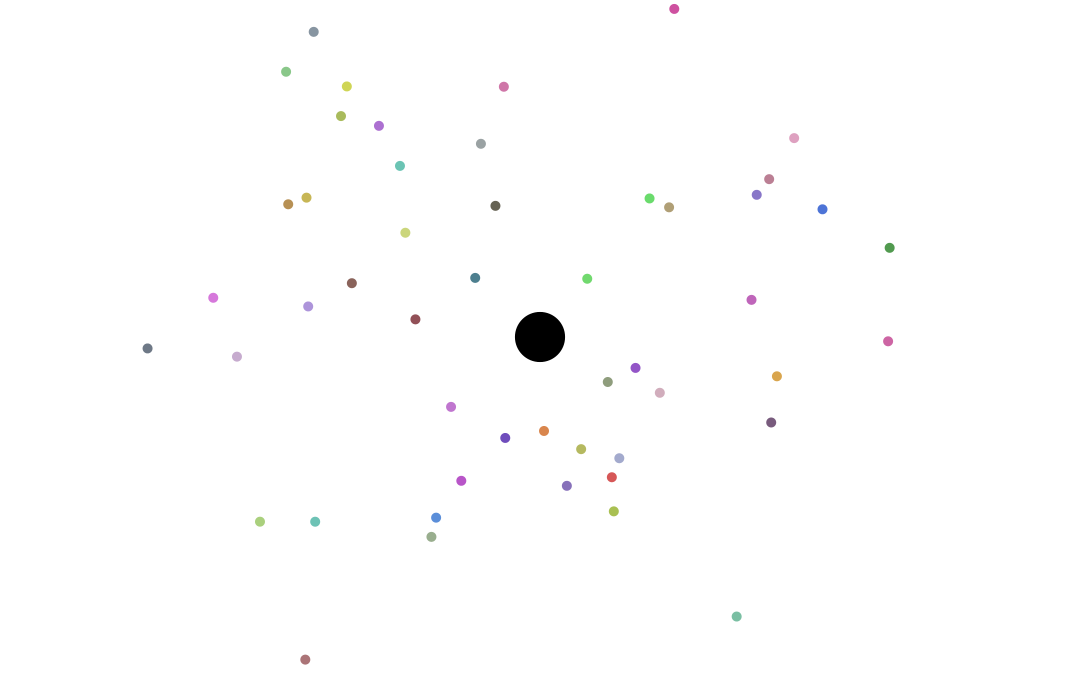
Frame 1 (no input)
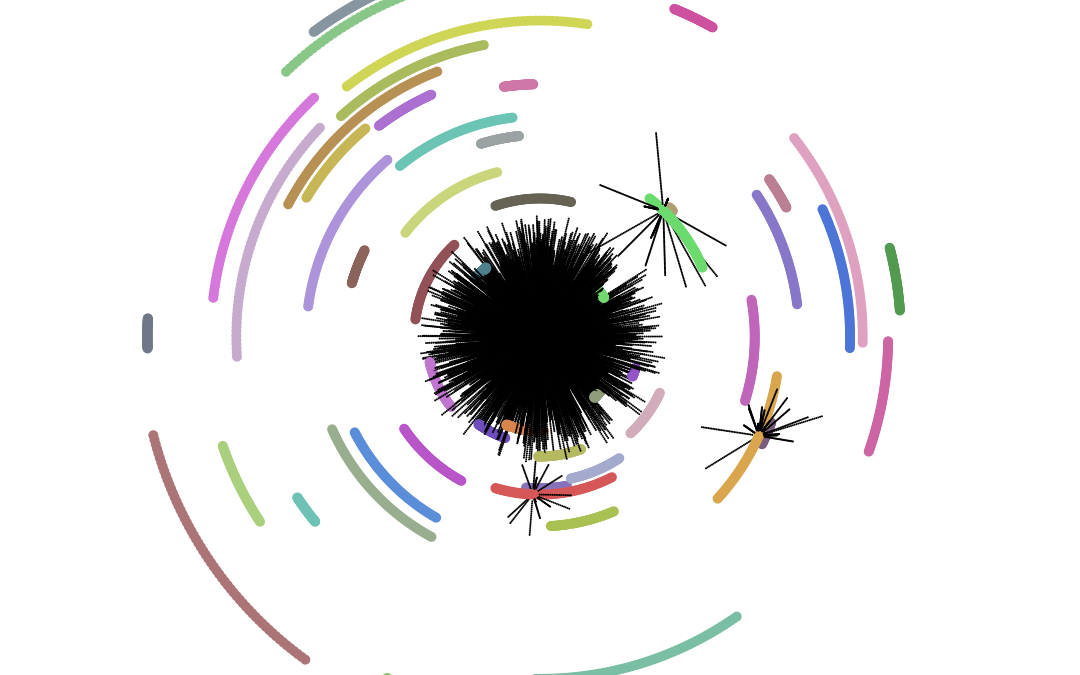
Frame 60 (the mouse pressed at the canvas centre just before this capture)
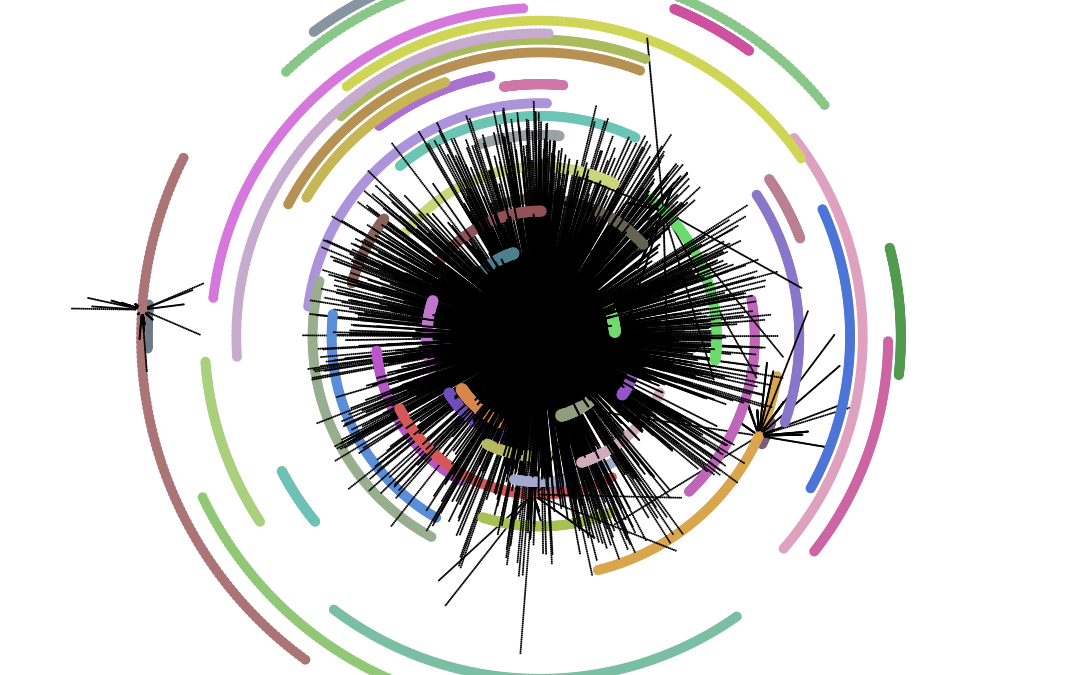
Frame 120 (the mouse held since frame 60 and released just before this capture)

The Processing sketch that drew these frames (run headless with seeded random() and noise(); from frame 60 on, the mouse is pressed at the canvas centre):

// Processing sketch: SolarSystemSpinOffArt
// ── SolarSystemSpinOffArt.pde
//Set Color Values: fill(r,g,b)
float white = 255;
float black = 0;

//Sun Energy
float startingEnergy = 50;
float maxSunEnergy = 75;
float solarWave = 1200;

//Smaller planet's energy
float planetDefault = 10;

// NEW
float planetsToStart = random(35,60);
float lowerPlanetRadius = 75;
float upperPlanetRadius = 400;

//Casting an Arraylist as the class, calling emits to create new list
ArrayList<emitter> emitterList = new ArrayList();
// NEW

ArrayList<planetAgent> planetList = new ArrayList();

// Custom arctan function
float arctan(float x, float y) {
  if (x > 0 && y < 0) return atan(y/x);
  if (x > 0 && y > 0) return 2*PI - atan(-y/x);
  if (x < 0 && y < 0) return PI + atan(y/x);
  else return PI + atan(y/x);
}
/////////////////////////////////////////////////////////////////////////////////////////////////////
//---------------------------------------------------------------------------------------------------
/////////////////////////////////////////////////////////////////////////////////////////////////////

//SunAgent
class sunAgent{
  
  //Setting the amount of particles it can have
  float sunCurrentEnergy;
  boolean goodColor;
 
  //Constructor for the class
  sunAgent(){
    //Setting the global to the current energy, and only changing the Current variable
     this.sunCurrentEnergy = startingEnergy;
     this.goodColor = false;
  }
    
  void update(){
   //CONDITIONS
   //Capturing radius as the starting energy
   if (mousePressed && goodColor){
     
     // grow condition is when mouse is pressed and inside
     if (pow(mouseX-width/2,2)+pow(mouseY-height/2,2) <= pow(this.sunCurrentEnergy, 2)/4) this.sunCurrentEnergy /= 1.03;
     else this.sunCurrentEnergy += 0.01;
     int numToEmit = floor(sunCurrentEnergy / 4);
     //new instance of emitter added to list
     //starting at 0, but adding a size of +1 to start at 1, when moving though, need to change indexes after that in the list
     for (int i = 0; i < numToEmit; i++) emitterList.add(new emitter(width/2, height/2, this.sunCurrentEnergy/2));
     
     // check to see if hit by emitters for Super(tm) sun punish!
     for (int i = 0; i < emitterList.size(); i++) {
      emitter tmp = emitterList.get(i);
      if (pow(tmp.x, 2) + pow(tmp.y, 2) <= pow(this.sunCurrentEnergy, 2)) {
        emitterList.remove(i);
        this.sunCurrentEnergy += .01;
      }
     }
   }
   
   // Lets punish when the sun isnt a good color
   else if (goodColor) {
     // flag to seeing if sun is hit while good color (multiplicity is ignored)
     boolean tmpFlag = false;
     for (int i = 0; i < emitterList.size(); i++) {
      emitter tmp = emitterList.get(i);
      if (pow(tmp.x, 2) + pow(tmp.y, 2) <= pow(this.sunCurrentEnergy,2)) {
        emitterList.remove(i);
        tmpFlag = true;
      }
     }
     
     // if sun was hit then grow quick
     //if (tmpFlag) this.sunCurrentEnergy += 0.5;
     // otherwise just do normal growth
     //this.sunCurrentEnergy += .35;
   }
   
   else if(random(100) < 2){
     for (int i = 0; i < solarWave; i++) emitterList.add(new emitter(width/2, height/2, 10));
   }
   
   else {
     this.sunCurrentEnergy += .15;
     if (this.sunCurrentEnergy >=maxSunEnergy){
       this.sunCurrentEnergy -= 5;
     }
   }
   //random choose a number 2% of the time and allow the user to click on the sun
   //if (random(100) < 10 && !mousePressed) goodColor = !goodColor;
  }
  void draw(){
    //color change
    if (goodColor) fill(white,white,white,white);
    //starting color is black
    else fill(black,black,black);
    
    //slightOrbit(vals,vals);
    
    ellipse(width/2,height/2,this.sunCurrentEnergy,this.sunCurrentEnergy);
      
    fill(white,white,white);
    
    //A Few Text Stats
    //textSize(10);
    //SunEnergySize
    //text(sunCurrentEnergy,width/16,height/16);
    //Amount of particles
    //text(emitterList.size(), width/16, height/13);

  }  
}
/////////////////////////////////////////////////////////////////////////////////////////////////////
//---------------------------------------------------------------------------------------------------
/////////////////////////////////////////////////////////////////////////////////////////////////////

//PlanetAgent

class planetAgent{
  //set to default planet size
  float planetRadius = planetDefault;
  float radius;
  float planetSpeed;
  float x;
  float y;
  color colOR;
  
  planetAgent(int index, float lowBound, float uppBound) {
    // y = mx + b
    this.colOR = color(random(75,225), random(75,225), random(75,225));
    float angle = random(2*PI);
    float CX = cos(angle);
    float SX = sin(angle);
    this.radius = (uppBound - lowBound)*index/planetsToStart + lowBound;
    this.x = this.radius*CX;
    this.y = this.radius*SX;
    this.planetSpeed = random(0.001,0.015);
  } 

  void update() {
    float angle = arctan(this.x, this.y);
    this.x = this.radius*cos(angle + planetSpeed);
    this.y = this.radius*sin(angle + planetSpeed);
    
    // emitter collisions
    for (int i = 0; i < emitterList.size(); i++) {
      emitter tmp = emitterList.get(i);
      if (pow(tmp.x - this.x - width/2, 2) + pow(tmp.y - this.y - height/2, 2) <= pow(this.planetRadius/2, 2)) {
        emitterList.remove(i);
        this.planetRadius += 0.05;
        this.planetSpeed += 0.0001;
      }
    }
    
    // Lets check for planet collisions ;)
    for (int i = 0; i < planetList.size(); i++) {
      planetAgent tmp = planetList.get(i);
      // check to make sure planet doesnt collide with itself
      if (tmp.planetRadius >= 65){
        planetList.remove(tmp);
        for (int j = 0; j < floor(this.planetRadius*2); j++) 
          emitterList.add(new emitter(this.x + width/2, this.y + height/2, this.planetRadius/2));
      }
      else if (tmp.x != this.x && tmp.y != this.y) {
        // check to see if other planet is in radius
        if (pow(tmp.x - this.x, 2) + pow(tmp.y - this.y, 2) <= pow(this.planetRadius + tmp.planetRadius, 2)/4) {
          // destroy planet and explode
          planetList.remove(i);
          for (int j = 0; j < floor(this.planetRadius*2); j++) 
          emitterList.add(new emitter(this.x + width/2, this.y + height/2, this.planetRadius/2));
        }
      }
    }
  }
/////////////////////////////////////////////////////////////////////////////////////////////////////
//---------------------------------------------------------------------------------------------------
/////////////////////////////////////////////////////////////////////////////////////////////////////

  void draw(){
    fill(this.colOR);
    ellipse(this.x + width/2,this.y + height/2,planetRadius,this.planetRadius);

  }
}
/////////////////////////////////////////////////////////////////////////////////////////////////////
//---------------------------------------------------------------------------------------------------
/////////////////////////////////////////////////////////////////////////////////////////////////////

class emitter {
    //declaring variables of the particle to be emitted
    float Vx,Vy,x,y,rad;
    //Constructor for a new instance of a new particle
    emitter(float xCenter, float yCenter, float radius) {
      float speedMag = random(2);
      float angle = random(2*PI);
      float CX = cos(angle);
      float SX = sin(angle);
      x = radius*CX + xCenter;
      y = radius*SX + yCenter;
      Vx = speedMag*CX;
      Vy = speedMag*SX;
      rad = 2;
    }
    
    int search(float X, float Y, float Vx, float Vy) {
      for (int i = 0; i < emitterList.size(); i++) {
       emitter tmp = emitterList.get(i);
       if (tmp.x == X && tmp.y == Y && tmp.Vx == Vx && tmp.Vy == Vy) return i;
      }
      // This case should never get called, throw a sentinel value
      return -1;
    }
    
    //changing the position of the emitted particle, based on velocity
    void update() {
      x += Vx;
      y += Vy;
      //checking if the particle is offscreen
      if (x < 0 || x > width || y < 0 || y > height) {
        //Find index of this instance (its index)
        //adjust the arrays if the particle is gone
        int index = this.search(this.x, this.y, this.Vx, this.Vy);
        // emitter.remove(index) to remove this element from the list (since it is out of view)
        emitterList.remove(index);
      }
    }
    // drawing the particle
    void draw() {
      //fill(random(255),random(255),random(255));
      fill(black,black,black);
      ellipse(x,y,rad,rad);
      
   }
}
/////////////////////////////////////////////////////////////////////////////////////////////////////
//---------------------------------------------------------------------------------------------------
/////////////////////////////////////////////////////////////////////////////////////////////////////

sunAgent sun;
void setup(){
  //Deleteing the line around the ellipses
  noStroke();
  size(1080,675);
  fill(white,white,white);
  frameRate(30);
  sun = new sunAgent();
  background(255);
  
  // NEW
  for (int i = 0; i < planetsToStart; i++) planetList.add(new planetAgent(i, lowerPlanetRadius, upperPlanetRadius));
  }
/////////////////////////////////////////////////////////////////////////////////////////////////////
//---------------------------------------------------------------------------------------------------
/////////////////////////////////////////////////////////////////////////////////////////////////////

void draw(){
  
  for (int i = 0; i < emitterList.size(); i++){
           //drawing a particle and updating
           emitter tmp = emitterList.get(i);
           tmp.update();
           tmp.draw();
  }
 
  // NEW
  for (int i = 0; i < planetList.size(); i++ ) {
    planetAgent tmp = planetList.get(i);
    tmp.update();
    tmp.draw();
  }
  if (planetList.size()<=40){
    for (int i = 0; i < planetsToStart; i++) planetList.add(new planetAgent(i, lowerPlanetRadius, upperPlanetRadius));
    
  }
    
  
  sun.update();
  sun.draw();
}
